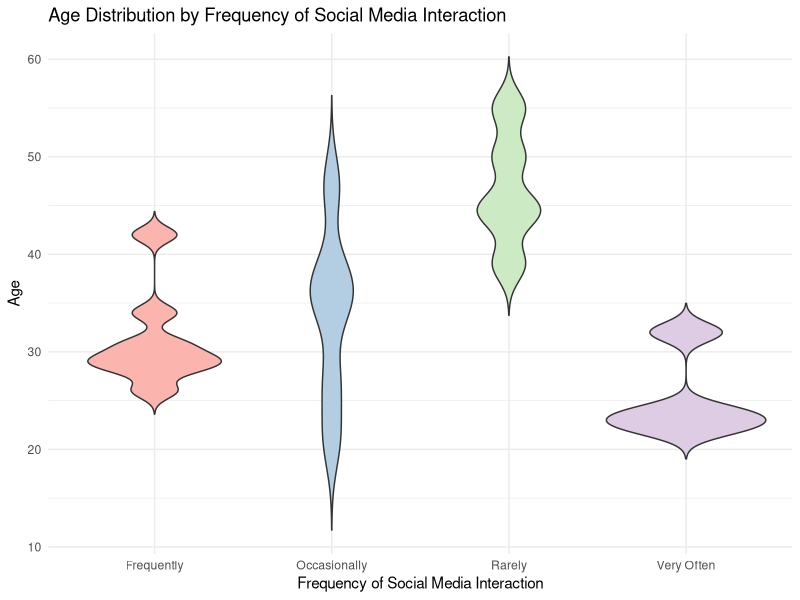

Reproduce this figure in R.
# Violin Plot of Age by Frequency of Social Media Interaction
library(ggplot2)
library(tidyverse)

# Read the dataset
df <- read_csv("Digital Behavior and Mental Health Survey 2022.csv")

# Generate the violin plot
ggplot(df, aes(x = `Frequency of Social Media Interaction`, y = Age, fill = `Frequency of Social Media Interaction`)) +
  geom_violin(trim = FALSE) +
  labs(title = "Age Distribution by Frequency of Social Media Interaction",
       x = "Frequency of Social Media Interaction",
       y = "Age") +
  theme_minimal() +
  scale_fill_brewer(palette = "Pastel1") +
  theme(legend.position = "none")


